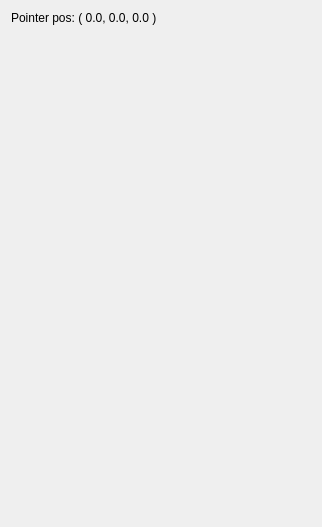
<?xml version="1.0" encoding="UTF-8"?>
<ui version="4.0">
 <class>OSCCaptureWidget</class>
 <widget class="QWidget" name="OSCCaptureWidget">
  <property name="geometry">
   <rect>
    <x>0</x>
    <y>0</y>

    <width>284</width>
    <height>527</height>
=======
    <width>318</width>
    <height>557</height>
>>>>>>> ddbfe6cd5ae60614e9379acc8fcb1c40774417ca
   </rect>
  </property>
  <property name="windowTitle">
   <string>Form</string>
  </property>
  <layout class="QVBoxLayout" name="verticalLayout_3">
   <item>
    <widget class="QLabel" name="pointerPosLabel">

=======
     <property name="sizePolicy">
      <sizepolicy hsizetype="Fixed" vsizetype="Preferred">
       <horstretch>0</horstretch>
       <verstretch>0</verstretch>
      </sizepolicy>
     </property>
     <property name="minimumSize">
      <size>
       <width>300</width>
       <height>0</height>
      </size>
     </property>
>>>>>>> ddbfe6cd5ae60614e9379acc8fcb1c40774417ca
     <property name="text">
      <string>Pointer pos: ( 0.0, 0.0, 0.0 )</string>
     </property>
    </widget>
   </item>
   <item>
    <spacer name="verticalSpacer">
     <property name="orientation">
      <enum>Qt::Vertical</enum>
     </property>
     <property name="sizeHint" stdset="0">
      <size>
       <width>20</width>
       <height>40</height>
      </size>
     </property>
    </spacer>
   </item>
  </layout>
 </widget>
 <resources/>
 <connections/>
</ui>
